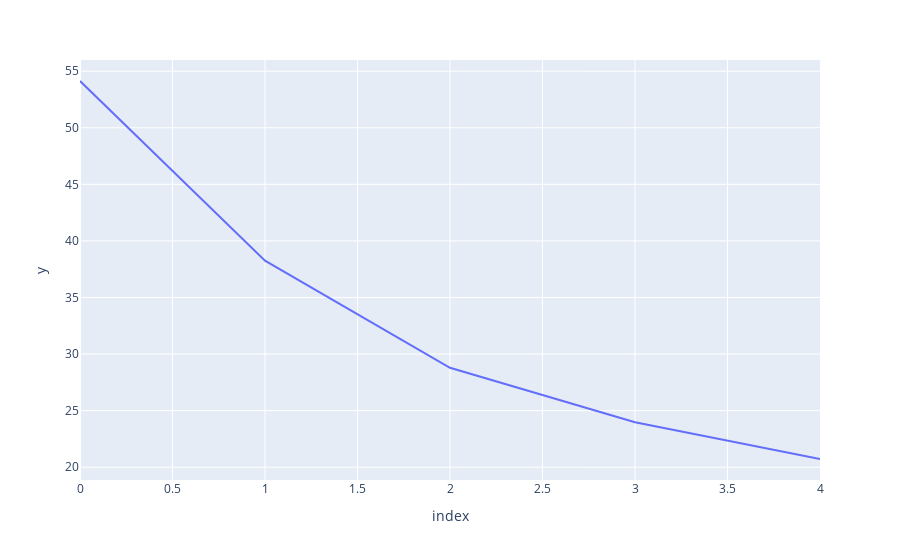

The cell this chart's notebook holds for it:
### Markdown cell above
### clusters gerados com defects = false

### Code cell
# criar meta classes de todo mundo
k_range = [2,3,4,5,6]
args = {
    "init": "random",
    "n_init": 10,
    "max_iter": 300,
    "random_state": 42,
}
sse = get_sse(df_false, k_range, args)
best_k = get_best_k(k_range, sse)
print("Melhor k: {}".format(best_k))
elbow_plot(k_range, sse)

### Figure 1 — Plotly figure (JSON) as saved in the notebook; plotly's stock layout.template omitted (floating-point values rounded to 4 significant figures)
{"data": [{"hovertemplate": "index=%{x}<br>y=%{y}<extra></extra>", "legendgroup": "", "line": {"color": "#636efa", "dash": "solid"}, "mode": "lines", "name": "", "orientation": "v", "showlegend": false, "type": "scatter", "x": [0, 1, 2, 3, 4], "xaxis": "x", "y": [54.13, 38.25, 28.78, 23.97, 20.73], "yaxis": "y"}], "layout": {"legend": {"tracegroupgap": 0}, "margin": {"t": 60}, "xaxis": {"anchor": "y", "domain": [0, 1], "title": {"text": "index"}}, "yaxis": {"anchor": "x", "domain": [0, 1], "title": {"text": "y"}}}}
